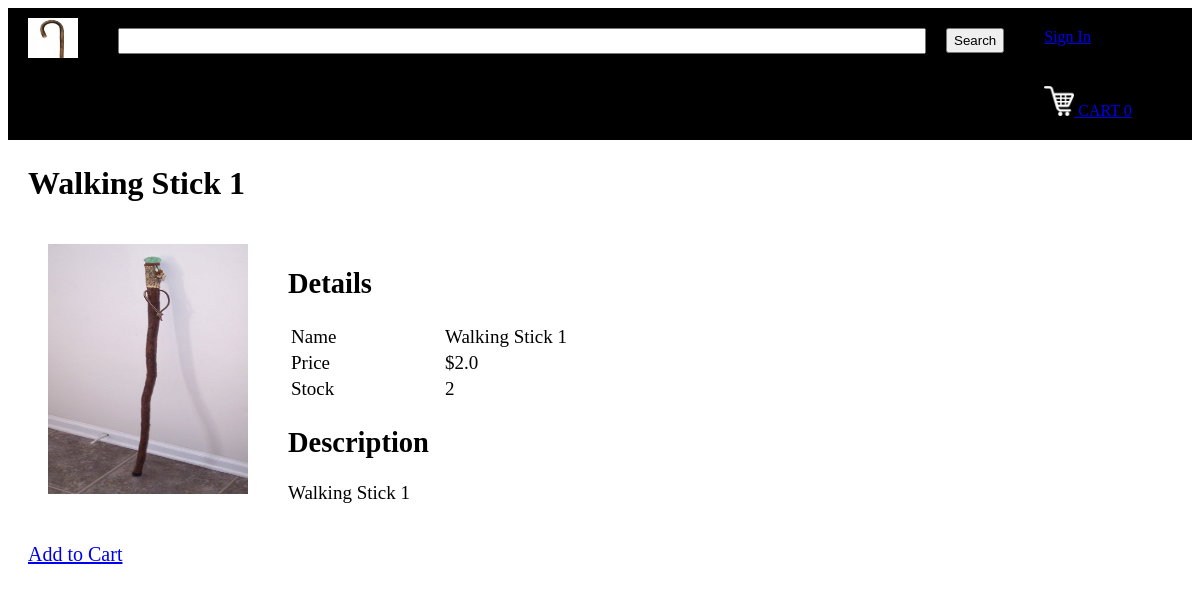
/productDescription?productId=2, run on the app's committed database.
### tables this page shows
CREATE TABLE products
		(productId INTEGER PRIMARY KEY,
		name TEXT,
		price REAL,
		description TEXT,
		image TEXT,
		stock INTEGER,
		categoryId INTEGER,
		FOREIGN KEY(categoryId) REFERENCES categories(categoryId)
		);

### main.py (the view)
@app.route("/productDescription")
def productDescription():
    loggedIn, firstName, noOfItems = getLoginDetails()
    productId = request.args.get('productId')
    with sqlite3.connect('database.db') as conn:
        cur = conn.cursor()
        cur.execute('SELECT productId, name, price, description, image, stock FROM products WHERE productId = ?', (productId, ))
        productData = cur.fetchone()
    conn.close()
    return render_template("productDescription.html", data=productData, loggedIn = loggedIn, firstName = firstName, noOfItems = noOfItems)

### main.py (called while the page is built)
def getLoginDetails():
    with sqlite3.connect('database.db') as conn:
        cur = conn.cursor()
        if 'email' not in session:
            loggedIn = False
            firstName = ''
            noOfItems = 0
        else:
            loggedIn = True
            cur.execute("SELECT userId, firstName FROM users WHERE email = ?", (session['email'], ))
            userId, firstName = cur.fetchone()
            cur.execute("SELECT count(productId) FROM kart WHERE userId = ?", (userId, ))
            noOfItems = cur.fetchone()[0]
    conn.close()
    return (loggedIn, firstName, noOfItems)

### templates/productDescription.html (shortened to what this page needs)
<!DOCTYPE HTML>
<html>
<head>
<link rel="stylesheet" href={{url_for('static', filename='css/productDescription.css')}} />
<link rel="stylesheet" href={{ url_for('static', filename='css/topStyle.css')}} />
</head>
<body>
<div id="title">
	<a href="/">
		<img id="logo" src= {{ url_for('static', filename='images/logo.png') }} />
	</a>
	<form>
		<input id="searchBox" type="text" name="searchQuery">
		<input id="searchButton" type="submit" value="Search">
	</form>
	{% if not loggedIn %}
	<div id="signInButton">
		<a class="link" href="/loginForm">Sign In</a>
	</div>
	{% endif %}
	<div id="kart">
		<a class="link" href="/cart">
			<img src={{url_for('static', filename='images/shoppingCart.png')}} id="cartIcon" />
			CART {{noOfItems}}
		</a>
	</div>
</div>
<div id="display">
	<div id="productName">
		<h1>{{data[1]}}</h1>
	</div>
	<div>
		<img src={{url_for('static', filename='uploads/'+data[4]) }} id="productImage"/>
	</div>
	<div id="productDescription">
		<h2>Details</h2>
		<table id="descriptionTable">
			<tr>
				<td>Name</td>
				<td>{{data[1]}}</td>
			</tr>
			<tr>
				<td>Price</td>
				<td>${{data[2]}}</td>
			</tr>
			<tr>
				<td>Stock</td>
				<td>{{data[5]}}</td>
			</tr>
		</table>
		<h2>Description</h2>
		<p>{{data[3]}}</p>
	</div>
	<div id="addToCart">
		<a href="/addToCart?productId={{request.args.get('productId')}}">Add to Cart</a>
	</div>
</div>
</body>
</html>

### static/css/productDescription.css (style rules this page uses)
#display { margin-top: 20px; margin-left: 20px; margin-right: 20px; margin-bottom: 20px; }
#productImage { height: 250px; width: 200px; margin-left: 20px; margin-right: 20px; margin-top: 20px; margin-bottom: 20px; display: inline-block; float: left; }
#productDescription { margin-left: 20px; margin-right: 20px; margin-top: 20px; margin-bottom: 20px; display: inline-block; font-size: 19px; }
#descriptionTable td { width: 150px; }
#addToCart { font-size: 20px; }

### static/css/topStyle.css (style rules this page uses)
#logo { height: 40px; width: 50px; margin-left: 20px; margin-top: 10px; margin-bottom: 10px; margin-right: 20px; float: left; }
#title { background-color: black; display: inline-block; width: 100%; }
#searchBox { height: 20px; width: 800px; margin-left: 20px; margin-top: 20px; margin-bottom: 20px; margin-right: 20px; float: left; font-size: 1.5em; }
#searchButton { height: 25px; margin-top: 20px; margin-bottom: 20px; margin-right: 20px; float: left; }
#signInButton { color: yellow; margin-top: 20px; margin-bottom: 20px; margin-left: 20px; margin-right: 20px; float: left; }
#kart { color: white; margin-top: 20px; margin-bottom: 20px; margin-left: 20px; margin-right: 20px; float: left; }
#cartIcon { height: 30px; width: 30px; }

### data on the page
products: name "Walking Stick 1", image (picture), price "2.0", stock "2", description "Walking Stick 1"

### other printed values
{{ noOfItems }} "0"
